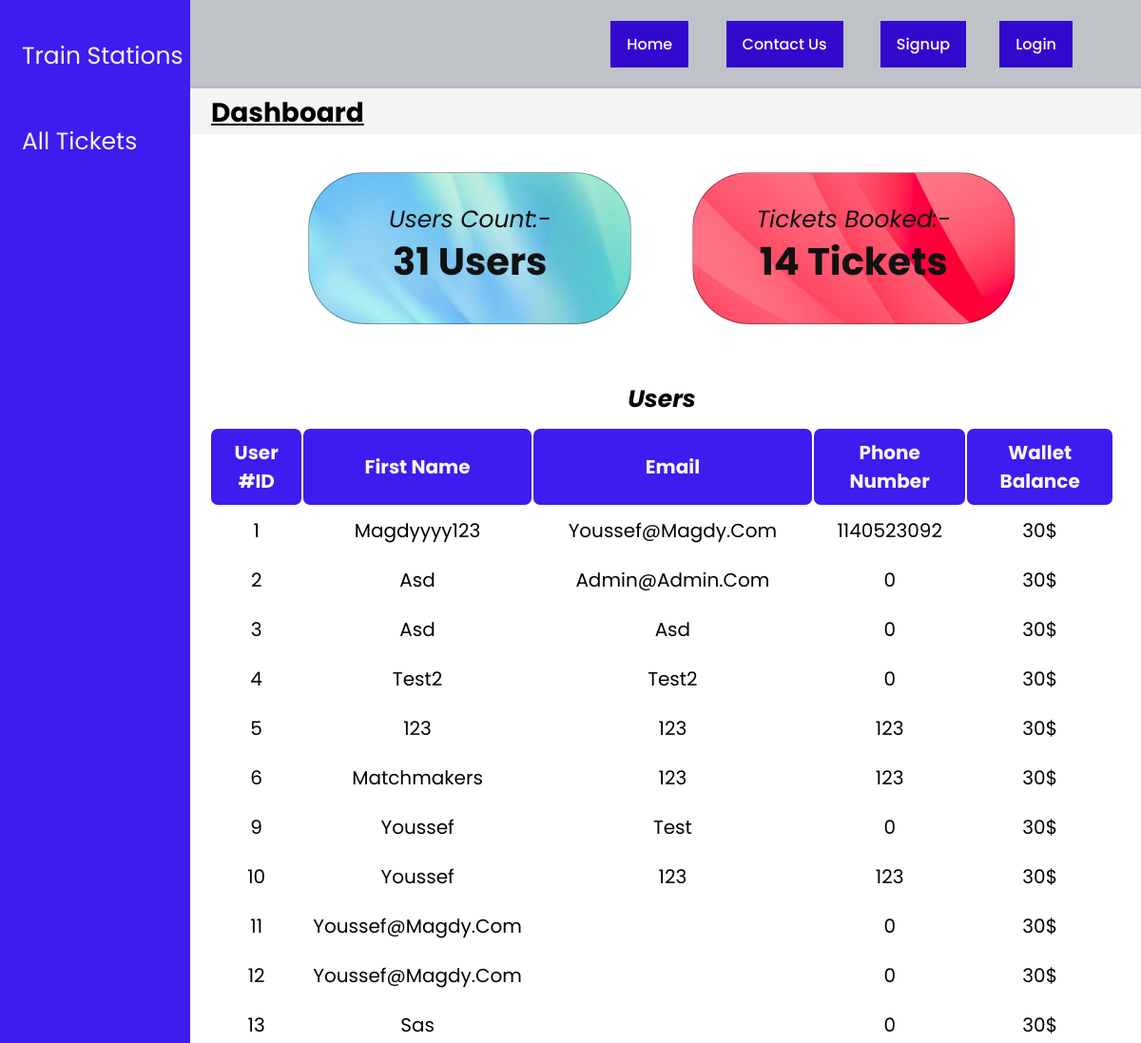
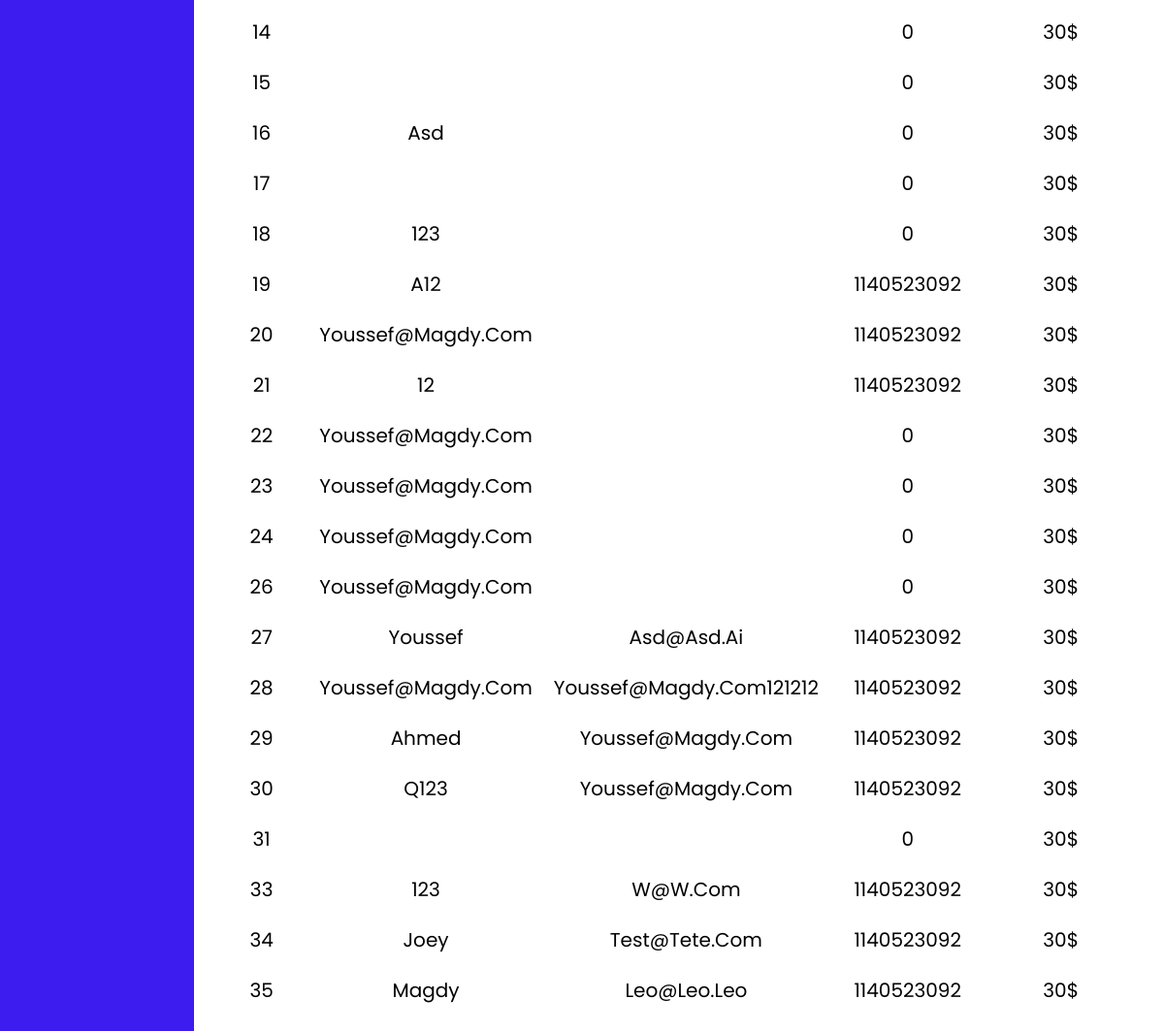
The app's page /admin-panel.php, older data (2 pictures, top to bottom).
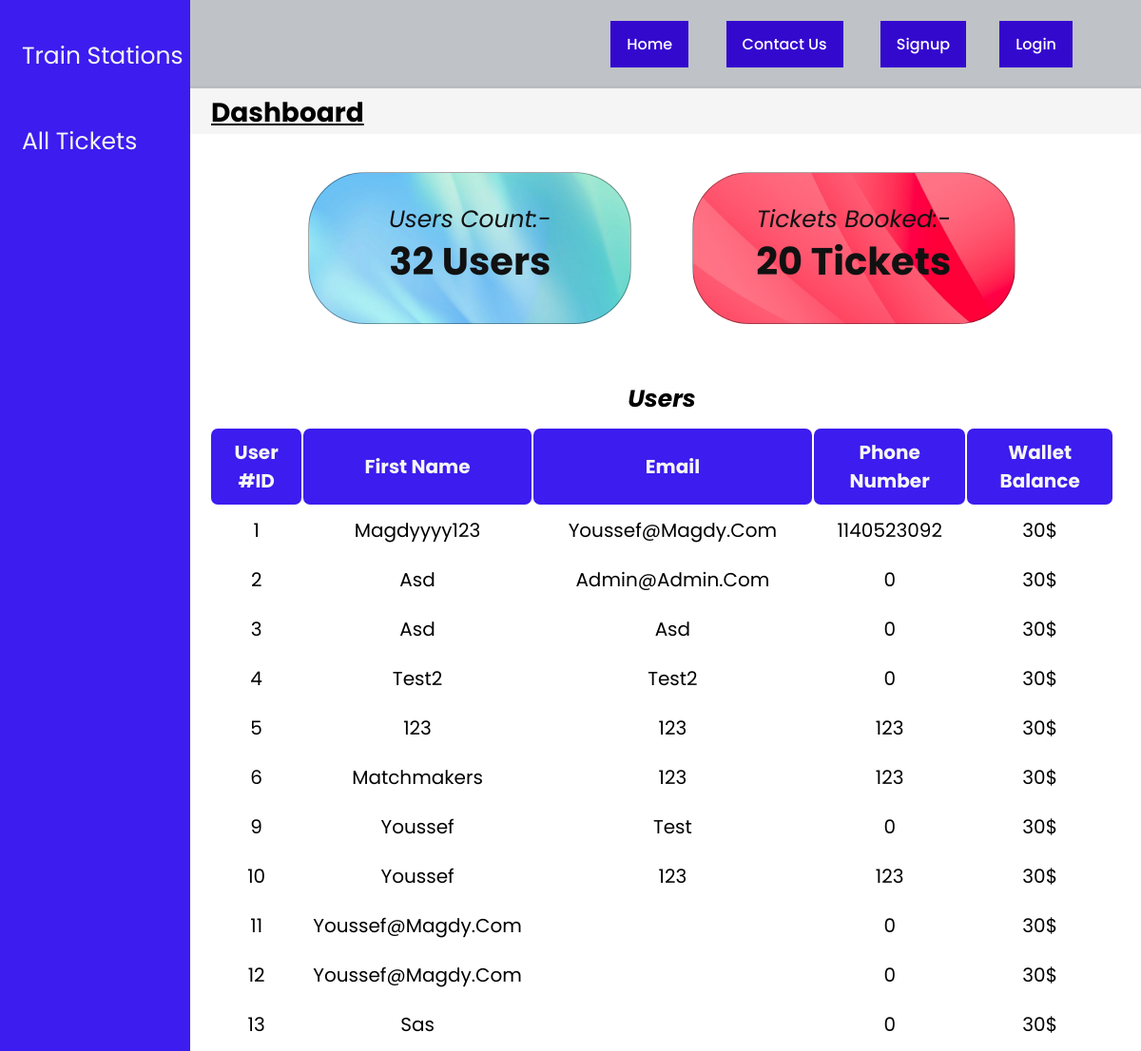
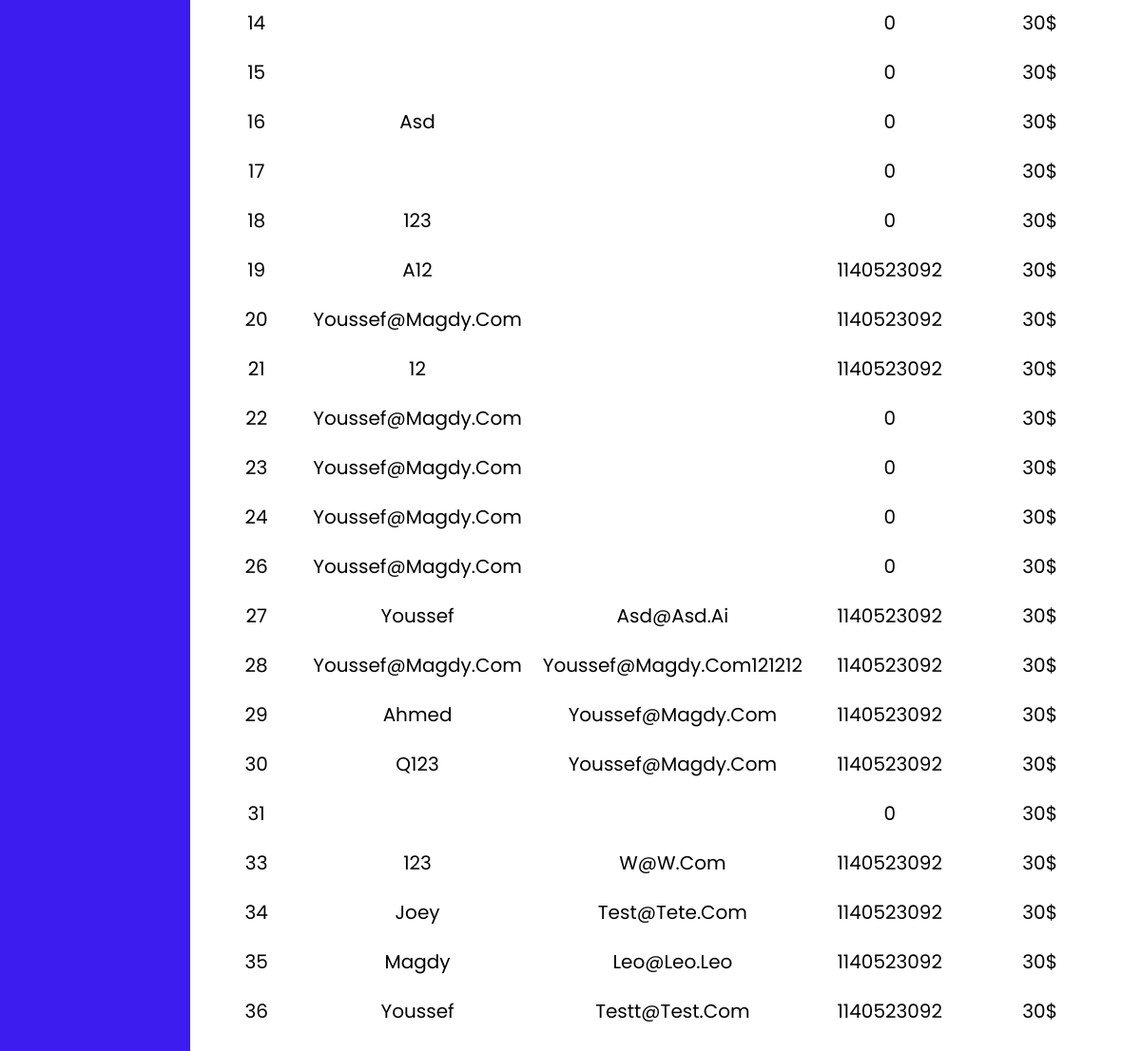
The same page, newer data (2 pictures, top to bottom).
### tables this page shows
CREATE TABLE `users` (
  `id` int(10) NOT NULL,
  `user_name` varchar(200) NOT NULL,
  `user_email` varchar(200) NOT NULL,
  `user_password` varchar(200) NOT NULL,
  `user_phone` int(12) NOT NULL,
  `user_type` varchar(10) NOT NULL,
  `profile_picture` varchar(255) NOT NULL DEFAULT 'default-pp.jpg',
  `hasTicket` int(1) NOT NULL,
  `user_balance` int(255) NOT NULL
);

### admin-panel.php (the view, shortened to what this page needs)
<!DOCTYPE html>
<html lang="en">
<head>
  <link rel="stylesheet" href="CSS/admin-panel.css">
</head>
<?php session_start();
    include 'navbar.php';?>
<body>
  <div class="sidenav">
    <a href="train-stations.php">Train Stations</a>
    <a href="all-tickets.php">All Tickets</a>
  </div>
  <div class="body2">
    <div class="title">
      <p> <b>Dashboard</b></p>
    </div>
    <div class="three-squares">
      <div class="square1">
        <div class="text1">
          <p>Users Count:-</p>
          <h4 name="numberOfUsers" class="heading4"><span><?php $sql = "SELECT COUNT(*) AS total from users";
$result = $conn->query($sql);
$data =  $result->fetch_assoc();
echo $data['total'];?></span> Users</h4>
        </div>
      </div>
      <div class="square3">
        <div class="text3">
          <p>Tickets Booked:-</p>
          <h4 name="totalNumberOfTicketBooked" class="heading4"><span><?php $sql = "SELECT COUNT(*) AS total from tickets";
$result = $conn->query($sql);
$data =  $result->fetch_assoc();
echo $data['total'];?></span> Tickets</h4>
        </div>
      </div>
    </div>
    <div class="users-table">
      <table>
        <caption><b>Users</b></caption>
        <thead>
          <tr>
            <th>User #ID</th>
            <th>First Name</th>
            <th>Email</th>
            <th>Phone Number</th>
            <th>Wallet balance</th>
          </tr>
        </thead>
        <?php
$sql='SELECT * FROM users';
$result=mysqli_query($conn,$sql);
while($row=mysqli_fetch_assoc($result))
{
?>
  <tbody>
  <tr>
    <td><span name="ID"><?php echo $row['id'] ?></span></td>
    <td><?php echo $row['user_name'] ?></td>
    <td><?php echo $row['user_email'] ?></td>
    <td><?php echo $row['user_phone'] ?></td>
    <td><span name="User-balance">30</span>&dollar;</td>
  </tr>
</tbody>
<?php
}
?>
      </table>
    </div>
  </div>
</body>
</html>

### navbar.php (shortened to what this page needs)
<html>
<head>
  <link rel="stylesheet" href="css/navbar.css" />
  <link rel="stylesheet" href="css/index.css" />
</head>
  <nav>
    <ul id="menu">
    <?php
    if (!isset($_SESSION['user_id'])):
    ?>
      <li><a href="index.php">Home</li></a>
      <li><a href="cu.php">Contact us</a></li>
      <li><a href="Signup.php">Signup</a>
      <li><a href="login.php">Login</a>
      <?php endif;?>
    </ul>
  </nav>
</html>

### css/admin-panel.css (style rules this page uses)
body { font-family: 'Poppins', sans-serif; }
.sidenav { height: 100%; width: 200px; position: fixed; z-index: 1; top: 0; left: 0px; background-color: rgb(60, 28, 238); overflow-x: hidden; padding-top: 34px; }
.sidenav a { padding: 6px 6px 6px 23px; text-decoration: none; margin-bottom: 40px; font-size: 25px; color: whitesmoke; display: block; }
.body2 { margin-left: 192px; }
.title { margin-top: 90px; font-size: 28px; text-decoration: underline; text-underline-offset: 2px; background-color: whitesmoke; padding: 8px 30px 1px; }
.three-squares { font-size: 25px; font-style: italic; color: #111; text-align: center; }
.square1, .square2, .square3 { display: inline-block; height: 160px; width: 340px; margin: 40px 28px; border: 1px rgba(0, 0, 0, 0.345) solid; border-radius: 60px; }
.square1 { background-image: url(../images/d1b416e60c46e7f6269f425c2bb8f683.jpg); background-repeat: no-repeat; background-size: cover; }
.square3 { background-image: url(../images/the-background-292729__480\ copy.jpg); background-repeat: no-repeat; background-size: cover; }
.text1, .text2, .text3 { padding: 30px 30px; }
.heading4 { font-style: normal; margin-top: -5px; text-align: center; font-size: 40px; }
.users-table { text-align: center; margin: 20px 28px; font-size: 20px; }
table { width: 100%; }
th { color: whitesmoke; background-color: rgb(60, 28, 238); border: 0px #111 solid; border-radius: 7px; }
th, td { padding: 10px; }
caption { font-size: 25px; font-style: italic; margin-bottom: 10px; }

### css/navbar.css (style rules this page uses)
* { font-family: 'Poppins', sans-serif; margin: 0; padding: 0; outline: none; border: none; text-decoration: none; text-transform: capitalize; transition: .2s linear; }
nav { display: flex; justify-content: space-between; align-items: center; padding: 22px 6%; position: absolute; top: 0; left: 0; width: 100%; z-index: 1; background-color: rgba(95, 103, 113, 0.4); }
nav ul li:last-child { padding: 0; }
nav ul li a { display: block; }
nav ul li { display: inline-block; margin-left: 35px; color: white; text-transform: uppercase; font-weight: 500; transition: 0.3s; cursor: pointer; }
nav ul li a { color: white; text-decoration: none; background-color: var(--main-text-color); padding: 12px 17px; transition: 0.3s; }

### css/index.css (style rules this page uses)
:root { --main-text-color: #3409ce; }
* { font-family: "Poppins", sans-serif; margin: 0; padding: 0; box-sizing: border-box; list-style: none; }

Row changes from the older to the newer data that the page shows:
added users: id "36", user_name "Youssef", user_email "Testt@test.com", user_phone "1140523092"
Text that changed along with them:
$data['total']: "31" → "32"
$data['total']: "14" → "20"
